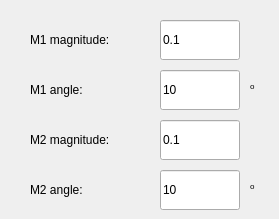
                   <widget class="QWidget" name="page_42">
                    <widget class="QLabel" name="label_36">
                     <property name="geometry">
                      <rect>
                       <x>30</x>
                       <y>20</y>
                       <width>120</width>
                       <height>40</height>
                      </rect>
                     </property>
                     <property name="minimumSize">
                      <size>
                       <width>120</width>
                       <height>40</height>
                      </size>
                     </property>
                     <property name="text">
                      <string>M1 magnitude:</string>
                     </property>
                    </widget>
                    <widget class="QLineEdit" name="vo2_M2_ang_LE">
                     <property name="geometry">
                      <rect>
                       <x>160</x>
                       <y>170</y>
                       <width>80</width>
                       <height>40</height>
                      </rect>
                     </property>
                     <property name="minimumSize">
                      <size>
                       <width>80</width>
                       <height>40</height>
                      </size>
                     </property>
                     <property name="text">
                      <string>10</string>
                     </property>
                    </widget>
                    <widget class="QLineEdit" name="vo2_M1_ang_LE">
                     <property name="geometry">
                      <rect>
                       <x>160</x>
                       <y>70</y>
                       <width>80</width>
                       <height>40</height>
                      </rect>
                     </property>
                     <property name="minimumSize">
                      <size>
                       <width>80</width>
                       <height>40</height>
                      </size>
                     </property>
                     <property name="text">
                      <string>10</string>
                     </property>
                    </widget>
                    <widget class="QLabel" name="label_37">
                     <property name="geometry">
                      <rect>
                       <x>30</x>
                       <y>120</y>
                       <width>120</width>
                       <height>40</height>
                      </rect>
                     </property>
                     <property name="minimumSize">
                      <size>
                       <width>120</width>
                       <height>40</height>
                      </size>
                     </property>
                     <property name="text">
                      <string>M2 magnitude:</string>
                     </property>
                    </widget>
                    <widget class="QLineEdit" name="vo2_M1_mod_LE">
                     <property name="geometry">
                      <rect>
                       <x>160</x>
                       <y>20</y>
                       <width>80</width>
                       <height>40</height>
                      </rect>
                     </property>
                     <property name="minimumSize">
                      <size>
                       <width>80</width>
                       <height>40</height>
                      </size>
                     </property>
                     <property name="text">
                      <string>0.1</string>
                     </property>
                    </widget>
                    <widget class="QLabel" name="label_44">
                     <property name="geometry">
                      <rect>
                       <x>30</x>
                       <y>170</y>
                       <width>120</width>
                       <height>40</height>
                      </rect>
                     </property>
                     <property name="minimumSize">
                      <size>
                       <width>120</width>
                       <height>40</height>
                      </size>
                     </property>
                     <property name="text">
                      <string>M2 angle:</string>
                     </property>
                    </widget>
                    <widget class="QLineEdit" name="vo2_M2_mod_LE">
                     <property name="geometry">
                      <rect>
                       <x>160</x>
                       <y>120</y>
                       <width>80</width>
                       <height>40</height>
                      </rect>
                     </property>
                     <property name="minimumSize">
                      <size>
                       <width>80</width>
                       <height>40</height>
                      </size>
                     </property>
                     <property name="text">
                      <string>0.1</string>
                     </property>
                    </widget>
                    <widget class="QLabel" name="label_76">
                     <property name="geometry">
                      <rect>
                       <x>30</x>
                       <y>70</y>
                       <width>120</width>
                       <height>40</height>
                      </rect>
                     </property>
                     <property name="minimumSize">
                      <size>
                       <width>120</width>
                       <height>40</height>
                      </size>
                     </property>
                     <property name="text">
                      <string>M1 angle:</string>
                     </property>
                    </widget>
                    <widget class="QLabel" name="label_78">
                     <property name="geometry">
                      <rect>
                       <x>250</x>
                       <y>70</y>
                       <width>20</width>
                       <height>40</height>
                      </rect>
                     </property>
                     <property name="minimumSize">
                      <size>
                       <width>0</width>
                       <height>40</height>
                      </size>
                     </property>
                     <property name="text">
                      <string>&lt;html&gt;&lt;head/&gt;&lt;body&gt;&lt;p&gt;&lt;span style=&quot; vertical-align:super;&quot;&gt;o&lt;/span&gt;&lt;/p&gt;&lt;/body&gt;&lt;/html&gt;</string>
                     </property>
                    </widget>
                    <widget class="QLabel" name="label_79">
                     <property name="geometry">
                      <rect>
                       <x>250</x>
                       <y>170</y>
                       <width>20</width>
                       <height>40</height>
                      </rect>
                     </property>
                     <property name="minimumSize">
                      <size>
                       <width>0</width>
                       <height>40</height>
                      </size>
                     </property>
                     <property name="text">
                      <string>&lt;html&gt;&lt;head/&gt;&lt;body&gt;&lt;p&gt;&lt;span style=&quot; vertical-align:super;&quot;&gt;o&lt;/span&gt;&lt;/p&gt;&lt;/body&gt;&lt;/html&gt;</string>
                     </property>
                    </widget>
                   </widget>
